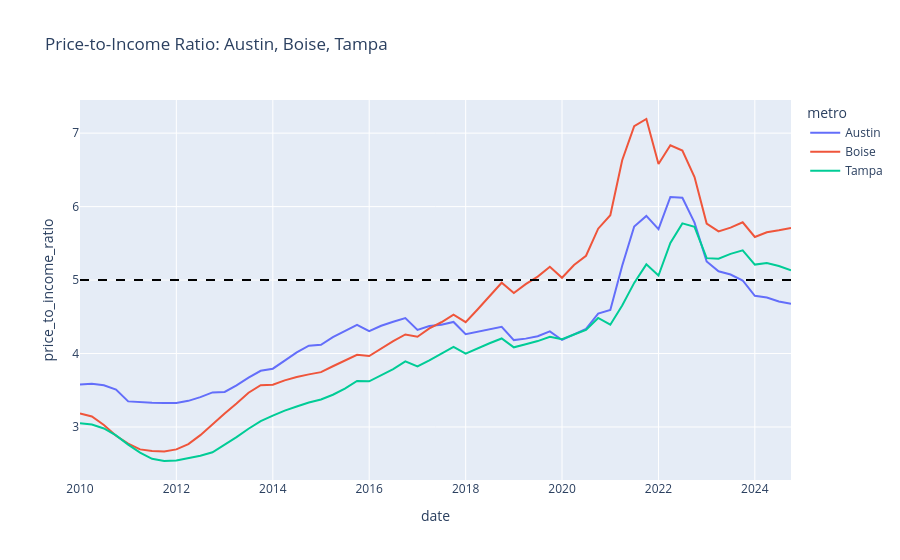

The notebook cell saved with this chart:
### Code cell
import pandas as pd
import plotly.express as px
import os

df = pd.read_csv("/Users/brandonsmith/DATA-510-CAPSTONE--2/DATA-510-CAPSTONE--5/data/final_data/price_changes_with_collapse_flags.csv", low_memory=False)

metros = ["Austin-Round Rock-San Marcos, TX", "Boise City, ID", "Tampa, FL (MSAD)"]
sub = df[df["metro_name.x"].isin(metros)].copy()

sub["date"] = pd.to_datetime(sub["year"].astype(int).astype(str) + "-" + ((sub["qtr"].astype(int)-1)*3+1).astype(str) + "-01")
sub["metro"] = sub["metro_name.x"].map({metros[0]: "Austin", metros[1]: "Boise", metros[2]: "Tampa"})
sub = sub.dropna(subset=["price_to_income_ratio"])

fig = px.line(sub, x="date", y="price_to_income_ratio", color="metro",
              title="Price-to-Income Ratio: Austin, Boise, Tampa")
fig.add_hline(y=5.0, line_dash="dash", line_color="black")
fig.show()
